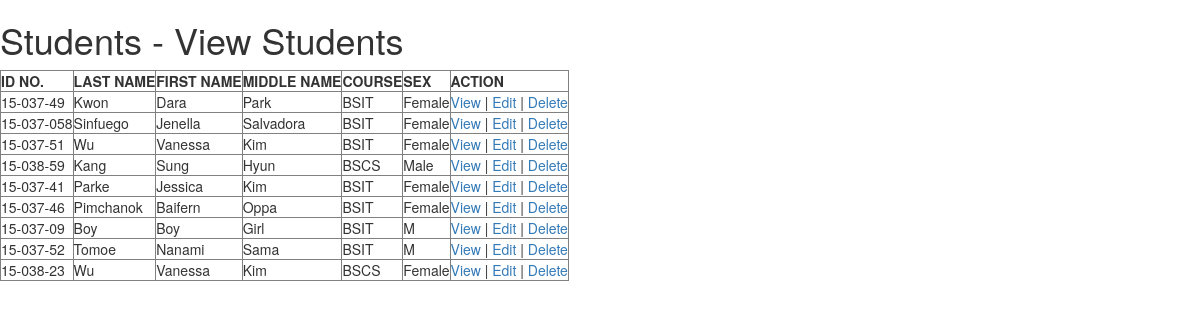
Page /index.php/students on the committed database.
### tables this page shows
CREATE TABLE `student` (
  `idno` varchar(20) NOT NULL,
  `lname` varchar(20) NOT NULL,
  `fname` varchar(20) NOT NULL,
  `mname` varchar(20) NOT NULL,
  `course` varchar(20) NOT NULL,
  `sex` varchar(10) NOT NULL
);

### application/controllers/Students.php (called while the page is built, shortened)
<?php
class students extends CI_Controller {
	public function __construct(){
		$this->load->model('students_model','student');
	}
	public function index()
	{
		$header_data['title']="Student Management System";
		$rs = $this->student->read();
		$data['students']=$rs;
		$this->load->view('include/header',$header_data);
		$this->load->view('students/view_students',$data);
		$this->load->view('include/footer');
	}
}

### index.php (called while the page is built, shortened)
<?php
require_once BASEPATH.'core/CodeIgniter.php';

### application/models/students_model.php (called while the page is built, shortened)
<?php
class Students_model extends CI_Model {
	private $table = "student";
	public function read($condition=null){
		$this->db->select('*');
		$this->db->from($this->table);
		$query=$this->db->get();
		return $query->result_array();
	}
}

### application/views/students/view_students.php (the view, shortened to what this page needs)
<h1>Students - View Students</h1>
<table border="1">
	<thead>
		<tr>
			<th>ID NO.</th>
			<th>LAST NAME</th>
			<th>FIRST NAME</th>
			<th>MIDDLE NAME</th>
			<th>COURSE</th>
			<th>SEX</th>
			<th>ACTION</th>
		</tr>
	</thead>
	<tbody>
	<?php
	foreach($students as $s){
		echo '	<tr>
					<td>'.$s['idno'].'</td>
					<td>'.$s['lname'].'</td>
					<td>'.$s['fname'].'</td>
					<td>'.$s['mname'].'</td>
					<td>'.$s['course'].'</td>
					<td>'.$s['sex'].'</td>
					<td>
						<a href="'.base_url('students/profile/'.$s['idno']).'">View</a> |
						<a href="">Edit</a> |
						<a href="" class="delete">Delete</a>
					</td>
				</tr>
				';
	}
	?>
	</tbody>
</table>

### rows in the picture
student: idno "15-037-49", lname "Kwon", fname "Dara", mname "Park", course "BSIT", sex "Female"
student: idno "15-037-058", lname "Sinfuego", fname "Jenella", mname "Salvadora", course "BSIT", sex "Female"
student: idno "15-037-51", lname "Wu", fname "Vanessa", mname "Kim", course "BSIT", sex "Female"
student: idno "15-038-59", lname "Kang", fname "Sung", mname "Hyun", course "BSCS", sex "Male"
student: idno "15-037-41", lname "Parke", fname "Jessica", mname "Kim", course "BSIT", sex "Female"
student: idno "15-037-46", lname "Pimchanok", fname "Baifern", mname "Oppa", course "BSIT", sex "Female"
student: idno "15-037-09", lname "Boy", fname "Boy", mname "Girl", course "BSIT", sex "M"
student: idno "15-037-52", lname "Tomoe", fname "Nanami", mname "Sama", course "BSIT", sex "M"
student: idno "15-038-23", lname "Wu", fname "Vanessa", mname "Kim", course "BSCS", sex "Female"
